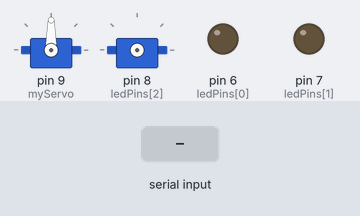
The sketch below on a simulated Arduino Uno, built with avr-gcc and run on an emulated ATmega328P. Shown: 2 × servo, output pins drawn as LEDs (lit = HIGH). Wiring (inferred from the names in the program): servo: signal pin 8. The test bench sets the inputs (shaded band). Servo pulses on a pin are drawn as a servo (544–2400 µs = 0–180°); pins used as bus, display or sensor lines are not drawn.

Above: at 1.2 s.
1.3 s: "90,45\n" received over Serial
At 2.0 s:
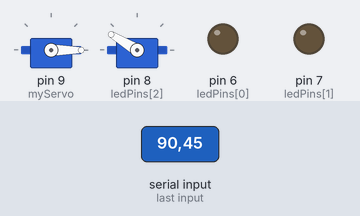
2.8 s: "30,150\n" received over Serial
At 3.1 s:
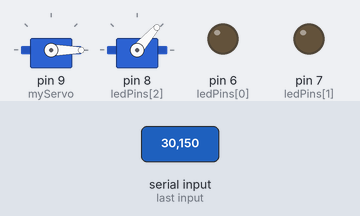
4.3 s: "200\n" received over Serial
Timing chart, 0 to 7.3 s (numbered marks = the images above; inputs shaded):
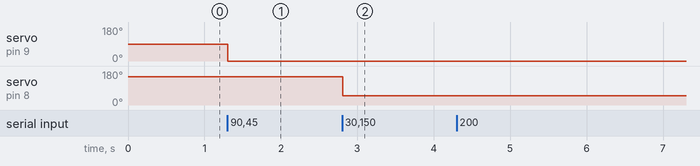

Measured:
- after the input at 1.3 s, servo on pin 9 (myServo): 90° → 0° at once
- after the input at 2.8 s, servo on pin 8 (ledPins[2]): 149° → 49° at once

The sketch:

arduino-physcs-project.ino
```cpp
#include <Servo.h>

Servo myServo;
int ledPins[] = {6, 7, 8};

void setup() {
  myServo.attach(9);
  for (int i = 0; i < 3; i++) {
    pinMode(ledPins[i], OUTPUT);
  }
  Serial.begin(9600);
}

void loop() {
  if (Serial.available()) {
    char input = Serial.read();
    int fingers = input - '0';blob:https://web.whatsapp.com/2abd1062-9c83-4316-84d5-2747e2fbf994

    for (int i = 0; i < 3; i++) {
      digitalWrite(ledPins[i], i < fingers ? HIGH : LOW);
    }

    int angle = fingers * 45;
    if (angle > 180) angle = 180;
    myServo.write(angle);
  }
}
```
